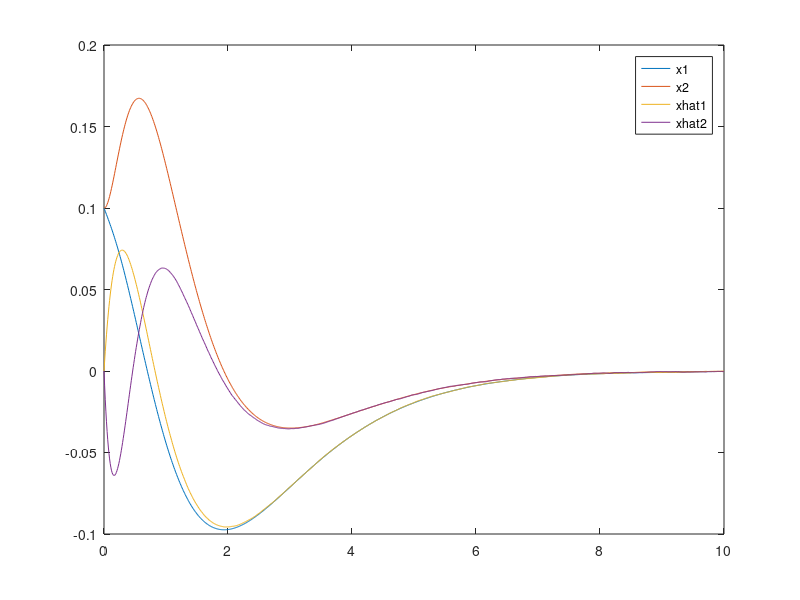

The MATLAB script that drew this image: (Note: this script raises an error after producing the figure.)
% Problem 1 State Estimation
clear
clc
%------------------------copy starts----------------------------------
%parameter definition
ms=400;
A=[0 -1;0 0];
B=[0;-1/ms];
F=[1;0];
C=[1 0];

%1.1 determine the observability matrix (O) and its rank (r)
O=[C; C*A];
r=rank(O);
%1.2 Pole placement Design
%1.2.1 Feedback Design. Find gain matrix, K, to place poles at -1,-1 
K=[0 1] * [B A*B]^-1 * (A^2+2*A+eye(2));
%1.2.2 Observer Design. Find gain matrix, G, to place poles at -3,-3 
G=(A^2+6*A+9*eye(2)) * [C; C*A]^-1 * [0; 1];

%1.2.3 Euler simulate to find the trajectories for 
%the system (x) and observer (x_hat)
t=0:1/100:10;
x_1=[0.1;0.1];
x_hat_1=[0;0];

% Generage white noise
N = length(t);
v = 0.0005 * randn(1,N);
w = 0.0005 * randn(1,N);
% Define new states z = [x; x_hat] and matrix A_z
z =  zeros(4,N);
A_z = [A     -B*K;
       G*C   A-G*C-B*K];
% Simulate the new system
z(:,1) = [x_1; x_hat_1];
for i = 1:N-1
 z(:,i+1) = z(:,i) + 0.01*(A_z*z(:,i) + [1;0;0;0]*w(i) + [0;0;G]*v(i)); % 0.01 is time interval
end
x= [z(1,:);z(2,:)];
x_hat= [z(3,:);z(4,:)];
% Show results (optional)
plot(t, z(1,:), t, z(2,:), t, z(3,:),t,z(4,:));
legend('x1', 'x2', 'xhat1', 'xhat2')
close all;

%1.3 LQR Design
%1.3.1 Feedback Design. use LQR to find feedback gains K_lqr
%note to use the lqr_LTV function with a constant A, B matrices, 
%enter @(i)A, @(i)B as the arguments AFun, BFun
Q=100*eye(2);
R=0.00005;

[K_lqr, P_1] = lqr_LTV(@(i)A,@(i)B,Q,R,t);

%1.3.2 Observer Design. use LQR to find optimal observer G_lqr
%note to use the lqr_LTV function with a constant A, B matrices, 
%enter @(i)A, @(i)B as the arguments AFun, BFun
Qo=eye(2);
Ro=1;

[G_lqr, P_2] = lqr_LTV(@(i)A',@(i)C',Qo,Ro,t);
for i = 1:length(G_lqr)
    G_lqr{i} = G_lqr{i}';
end

% 1.3.3 Euler Simulate
% Define new states z_lqr = [x_lqr; x_hat_lqr] and matrix A_z_lqr
z_lqr =  zeros(4,N);
A_z_lqr = [A'     -C'*G';
           K'*B'   A'-K'*B'-C'*G'];
% Simulate the new system
z_lqr(:,1) = [x_1; x_hat_1];
for i = 1:N-1
 z_lqr(:,i+1) = z_lqr(:,i) + 0.01*(A_z_lqr*z_lqr(:,i) + ...
     [1;0;0;0]*w(i) + [0;0;G]*v(i)); % 0.01 is time interval
end
x_lqr= [z_lqr(1,:);z_lqr(2,:)];
x_hat_lqr= [z_lqr(3,:);z_lqr(4,:)];
% Show results (optional)
plot(t, z_lqr(1,:), t, z_lqr(2,:), t, z_lqr(3,:),t,z_lqr(4,:));
legend('lqr:x1', 'lqr:x2', 'lqr:xhat1', 'lqr:xhat2')
close all


%1.4 Comparison
%Look at the observer error (x-x_hat) and (x_lqr-x_hat_lqr)
e_acker = x - x_hat;
e_lqr = x_lqr-x_hat_lqr;
hold on
plot(t,e_acker(1,:),'r')
plot(t,e_acker(2,:),'r');
plot(t,e_lqr(1,:),'b');
plot(t,e_lqr(2,:),'b');
legend('e1:acker','e2:acker', 'e1:lqr', 'e2:lqr');
hold off

%which observer converges faster? enter 'acker' or 'lqr'
%apostrophes included!
faster_convergence='acker';

%which observer is less noisy? enter 'acker' or 'lqr'
%apostrophes included!
less_noisy='lqr';

function [K, P] = lqr_LTV(AFun,BFun,Q,R,tSpan)
    nSteps = length(tSpan);

    P{nSteps} = zeros(size(Q));
    K{nSteps} = zeros(length(R),length(Q));
    
    for i = nSteps-1:-1:1
        A_ = AFun(i+1);
        B_ = BFun(i+1);
        P_ = P{i+1};
        
        P{i} = P_ + (tSpan(i+1)-tSpan(i)) * ( P_*A_ + A_'*P_ - P_*B_*(R\(B_'*P_)) + Q);
        K{i} = R\(B_'*P_);
    end
end
%------------------------copy ends----------------------------------